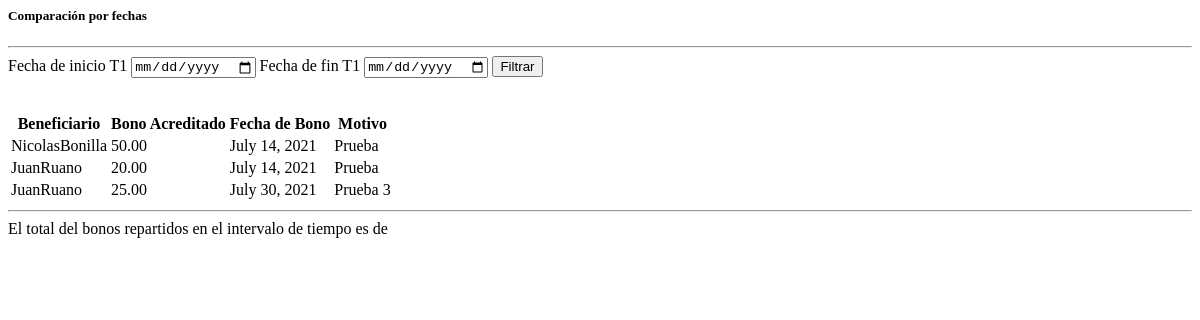
The page /bono/ on the database as committed earlier.
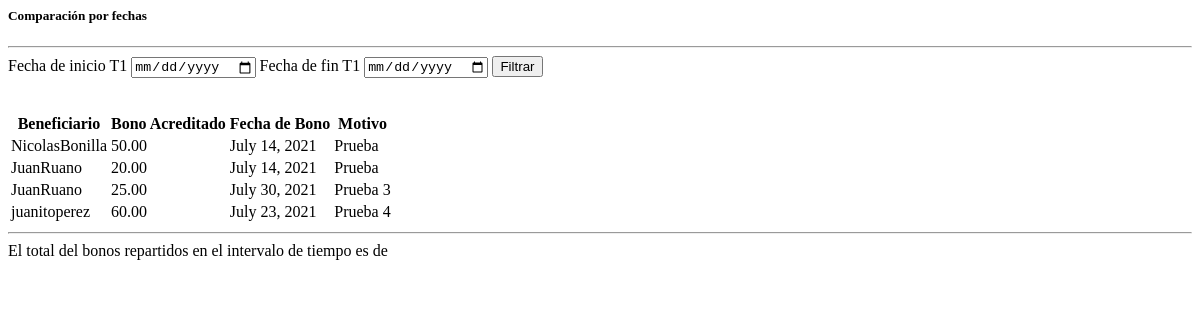
The same page on the database as committed later.
### accounts/models.py (models this page shows)
class Bono(models.Model):
    usuario = models.ForeignKey(Usuario, on_delete=models.CASCADE, null= False)
    bono = models.DecimalField(max_digits=5, decimal_places=2, validators=[MinValueValidator(0.01)], null=False)
    fechaBono = models.DateField(null=False)
    motivo = models.CharField(max_length=200, null=True)

class Usuario(models.Model):
    nombreUsu = models.CharField(max_length=20)
    apellidoUsu = models.CharField(max_length=20)
    def __str__(self):
        return self.nombreUsu + '' + self.apellidoUsu

### accounts/views.py (the view, shortened to what this page needs)
# urls.py: path('bono/', views.bonos, name='bonos'),
def bonos(request):
    form = FechaPrueba()
    bonos = Bono.objects.all()
    suma = 0
    if request.method == "GET":
        context ={'bonos':bonos, 'suma':suma, 'form':form}
        return render(request, 'accounts/bonos.html', context)

### accounts/forms.py
class FechaPrueba(forms.Form):
    inicio =  forms.DateField(required=True, label='FechaInicio', widget=DateInput)
    fin =  forms.DateField(required=True, label='FechaInicio', widget=DateInput)

### accounts/templates/accounts/bonos.html (shortened to what this page needs)
{% block content %}
<div class="col-md">
    <div class="card card-body">
        <h5>Comparación por fechas</h5>
        <hr>
        <form method="POST">
            <span> Fecha de inicio T1 </span>{{form.inicio}}
            <span> Fecha de fin T1</span> {{form.fin}}
        <button class="btn btn-primary" type="submit">Filtrar</button>
        </form>
    </div>
</div>
<table class="table">
    <tr>
        <th>Beneficiario</th>
        <th>Bono Acreditado</th>
        <th>Fecha de Bono</th>
        <th>Motivo</th>
    </tr>
    {% for i in bonos %}
    <tr>
        <td>{{i.usuario}}</td>
        <td>{{i.bono}}</td>
        <td>{{i.fechaBono}}</td>
        <td>{{i.motivo}}</td>
    </tr>
    {% endfor %}
</table>
<hr>
<span>El total del bonos repartidos en el intervalo de tiempo es de {{ftotal}}</span>
{% endblock content %}

Rows that differ between the two databases and show on the page:
added Bono: usuario "juanitoperez", bono "60.00", fechaBono "July 23, 2021", motivo "Prueba 4"
